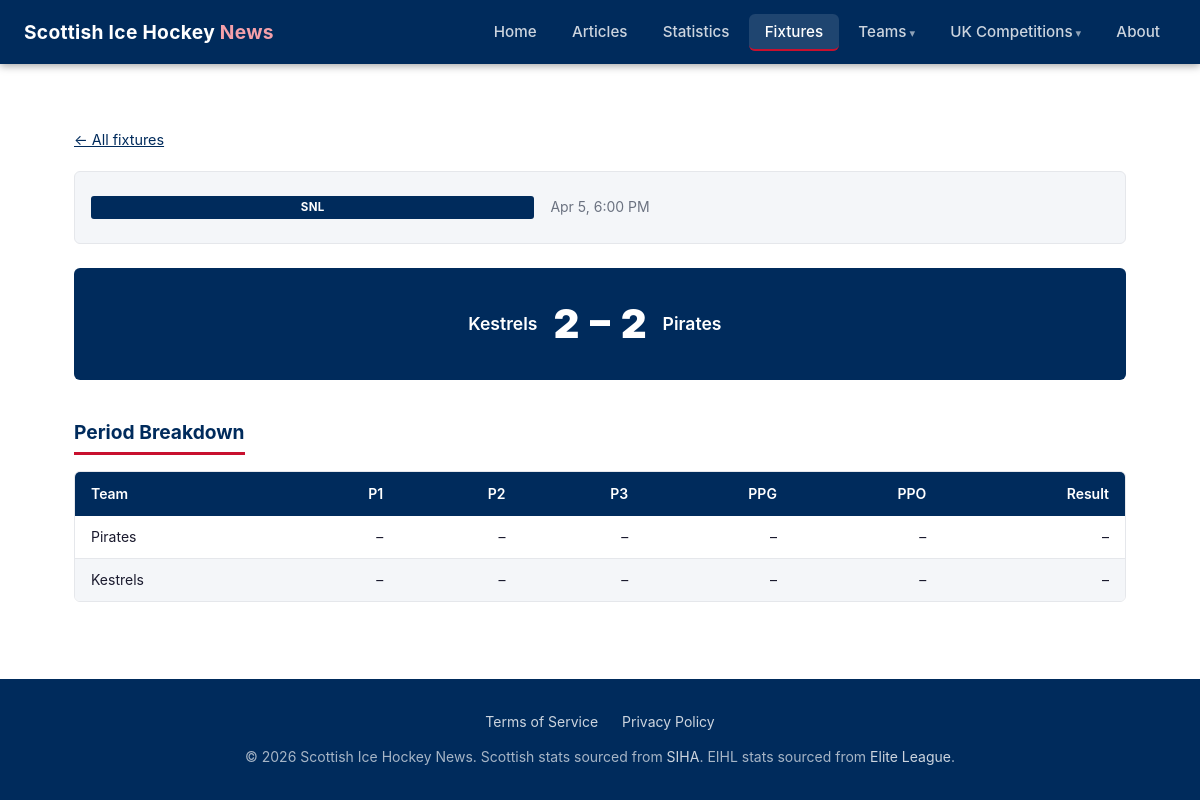
/fixtures/1499847801/, run on an earlier commit of the app's database.
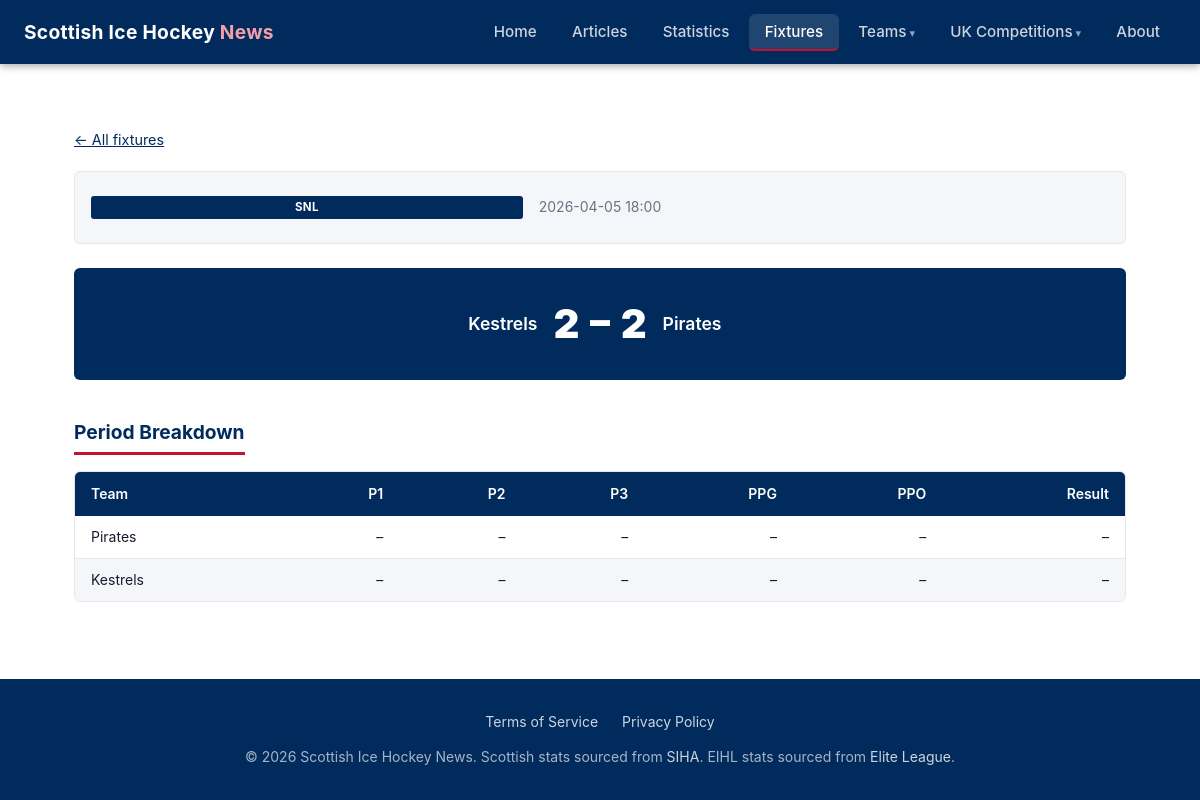
And on a later commit of the database.
### tables this page shows
CREATE TABLE competitions (
            id   INTEGER PRIMARY KEY,
            name TEXT    NOT NULL UNIQUE
        );

CREATE TABLE fixtures (
            event_id       INTEGER PRIMARY KEY,
            competition_id INTEGER NOT NULL REFERENCES competitions(id),
            date           TEXT,
            home_team_id   INTEGER REFERENCES teams(id),
            away_team_id   INTEGER REFERENCES teams(id),
            home_score     INTEGER,
            away_score     INTEGER,
            status         TEXT    NOT NULL DEFAULT 'scheduled',
            scraped_at     TEXT    NOT NULL
        , event_url TEXT, season TEXT NOT NULL DEFAULT '2025-26');

CREATE TABLE teams (
            id   INTEGER PRIMARY KEY,
            slug TEXT    NOT NULL UNIQUE,
            name TEXT    NOT NULL
        );

CREATE TABLE event_period_scores (
            id         INTEGER PRIMARY KEY,
            event_id   INTEGER NOT NULL REFERENCES fixtures(event_id),
            team_id    INTEGER NOT NULL REFERENCES teams(id),
            period_1   INTEGER,
            period_2   INTEGER,
            period_3   INTEGER,
            ppg        INTEGER,
            ppo        INTEGER,
            outcome    TEXT,
            UNIQUE (event_id, team_id)
        );

### web/app.py (the view)
@app.route("/fixtures/<int:event_id>/")
def event_detail(event_id):
    fixtures_map = db_queries.get_fixtures_by_ids([event_id])
    if fixtures_map and fixtures_map[event_id]["status"] != "final":
        return redirect(url_for("fixture_preview", event_id=event_id))
    data = db_queries.get_event_detail(event_id)
    if data is None:
        abort(404)
    skaters = [p for p in data["player_stats"] if p["position"] != "GK"]
    goalkeepers = [p for p in data["player_stats"] if p["position"] == "GK"]
    return render_template(
        "event_detail.html",
        fixture=data["fixture"],
        period_scores=data["period_scores"],
        skaters=skaters,
        goalkeepers=goalkeepers,
    )

### web/app.py (called while the page is built)
@app.template_filter("short_name")
def short_name_filter(db_name):
    return TEAM_DISPLAY.get(db_name, {}).get("short", db_name)

### web/db_queries.py (called while the page is built)
def get_connection():
    conn = sqlite3.connect(DB_PATH)
    conn.row_factory = sqlite3.Row
    conn.execute("PRAGMA journal_mode=WAL")
    conn.execute("PRAGMA foreign_keys=ON")
    return conn

def get_fixtures_by_ids(event_ids):
    if not event_ids:
        return {}
    conn = get_connection()
    try:
        placeholders = ','.join('?' * len(event_ids))
        rows = conn.execute(
            f"""
            SELECT f.event_id, f.date, f.status, f.home_score, f.away_score,
                   ht.name AS home_team, at.name AS away_team
            FROM fixtures f
            JOIN teams ht ON ht.id = f.home_team_id
            JOIN teams at ON at.id = f.away_team_id
            WHERE f.event_id IN ({placeholders})
            """,
            event_ids,
        ).fetchall()
        return {r['event_id']: dict(r) for r in rows}
    finally:
        conn.close()

### web/templates/event_detail.html (shortened to what this page needs)
{% extends "base.html" %}
{% block content %}
<p class="back-link"><a href="{{ url_for('fixtures') }}">&larr; All fixtures</a></p>
<div class="event-header">
  <span class="badge {% if fixture.competition == 'Scottish Cup' %}cup{% endif %}">
    {{ fixture.competition }}
  </span>
  {% if fixture.date %}<span class="text-muted">{{ fixture.date }}</span>{% endif %}
</div>
<div class="event-scoreline">
  <div class="event-team">{{ fixture.home_team | short_name }}</div>
  <div class="event-score">{{ fixture.home_score }} – {{ fixture.away_score }}</div>
  <div class="event-team">{{ fixture.away_team | short_name }}</div>
</div>
{% if period_scores %}
  <h2 class="section-title mt-2">Period Breakdown</h2>
  <div class="table-wrapper">
    <table>
      <thead>
        <tr>
          <th>Team</th>
          <th class="num">P1</th>
          <th class="num">P2</th>
          <th class="num">P3</th>
          <th class="num">PPG</th>
          <th class="num">PPO</th>
          <th class="num">Result</th>
        </tr>
      </thead>
      <tbody>
        {% for p in period_scores %}
          <tr>
            <td>{{ p.team_name | short_name }}</td>
            <td class="num">{{ p.period_1 if p.period_1 is not none else '–' }}</td>
            <td class="num">{{ p.period_2 if p.period_2 is not none else '–' }}</td>
            <td class="num">{{ p.period_3 if p.period_3 is not none else '–' }}</td>
            <td class="num">{{ p.ppg if p.ppg is not none else '–' }}</td>
            <td class="num">{{ p.ppo if p.ppo is not none else '–' }}</td>
            <td class="num">
              {% if p.outcome == 'win' %}
                <span class="outcome-win">W</span>
              {% elif p.outcome == 'loss' %}
                <span class="outcome-loss">L</span>
              {% else %}
                –
              {% endif %}
            </td>
          </tr>
        {% endfor %}
      </tbody>
    </table>
  </div>
{% endif %}
{% endblock %}

### web/templates/base.html (shortened to what this page needs)
<!DOCTYPE html>
<html lang="en">
<head>
  <link rel="stylesheet" href="{{ url_for('static', filename='css/style.css') }}?v={{ static_version }}">
</head>
<body>
<header>
  <a class="site-title" href="{{ url_for('home') }}">
    Scottish Ice Hockey <span>News</span>
  </a>
  <nav id="mainNav">
    <ul>
      <li><a href="{{ url_for('home') }}"
             class="{{ 'active' if request.endpoint == 'home' else '' }}">Home</a></li>
      <li><a href="{{ url_for('articles_list') }}"
             class="{{ 'active' if request.endpoint in ('articles_list', 'article_detail') else '' }}">Articles</a></li>
      {% if league_ctx == 'eihl' %}
        <li><a href="{{ url_for('eihl_statistics') }}"
               class="{{ 'active' if request.endpoint in ('eihl_statistics', 'eihl_stats_skaters', 'eihl_stats_goalies') else '' }}">Statistics</a></li>
      {% elif league_ctx == 'wnihl' %}
        <li><a href="{{ url_for('wnihl_statistics') }}"
               class="{{ 'active' if request.endpoint == 'wnihl_statistics' else '' }}">Statistics</a></li>
      {% else %}
        <li><a href="{{ url_for('statistics') }}"
               class="{{ 'active' if request.endpoint in ('statistics', 'stats_skaters', 'stats_netminders') else '' }}">Statistics</a></li>
      {% endif %}
      {% if league_ctx == 'eihl' %}
        <li><a href="{{ url_for('eihl_fixtures') }}"
               class="{{ 'active' if request.endpoint in ('eihl_fixtures', 'eihl_game_detail') else '' }}">Fixtures</a></li>
      {% elif league_ctx == 'wnihl' %}
        <li><a href="{{ url_for('wnihl_fixtures') }}"
               class="{{ 'active' if request.endpoint == 'wnihl_fixtures' else '' }}">Fixtures</a></li>
      {% else %}
        <li><a href="{{ url_for('fixtures') }}"
               class="{{ 'active' if request.endpoint in ('fixtures', 'event_detail') else '' }}">Fixtures</a></li>
      {% endif %}
      {% if league_ctx == 'eihl' %}
        <li class="nav-dropdown">
          <a href="{{ url_for('eihl_overview') }}"
             class="{{ 'active' if request.endpoint == 'eihl_team_detail' else '' }}">Teams</a>
          <ul class="dropdown-menu">
            {% for db_name, info in eihl_team_display.items() %}
              <li><a href="{{ url_for('eihl_team_detail', slug=info.slug) }}">{{ info.full }}</a></li>
            {% endfor %}
          </ul>
        </li>
      {% else %}
        <li class="nav-dropdown">
          <a href="{{ url_for('teams_list') }}"
             class="{{ 'active' if request.endpoint in ('teams_list', 'team_detail') else '' }}">Teams</a>
        </li>
      {% endif %}
      <li class="nav-dropdown">
        <a href="{{ url_for('home') }}"
           class="{{ 'active' if request.endpoint and (request.endpoint.startswith('eihl') or request.endpoint.startswith('wnihl')) else '' }}">UK Competitions</a>
      </li>
      <li><a href="{{ url_for('about') }}"
             class="{{ 'active' if request.endpoint == 'about' else '' }}">About</a></li>
    </ul>
  </nav>
</header>
<main>
  {% block content %}{% endblock %}
</main>
<footer>
  <div class="footer-links">
    <a href="{{ url_for('terms') }}">Terms of Service</a>
    <a href="{{ url_for('privacy') }}">Privacy Policy</a>
  </div>
  <p>&copy; {{ current_year }} Scottish Ice Hockey News. Scottish stats sourced from <a href="https://www.siha-uk.co.uk" target="_blank" rel="noopener">SIHA</a>. EIHL stats sourced from <a href="https://www.eliteleague.co.uk" target="_blank" rel="noopener">Elite League</a>.</p>
</footer>
</body>
</html>

### web/static/css/style.css (style rules this page uses)
:root { --primary: #002B5C; --accent: #C8102E; --bg: #ffffff; --bg-subtle: #f4f6f9; --text: #1a1a2e; --text-muted: #6b7280; --border: #e5e7eb; --nav-height: 64px; --radius: 6px; }
*, *::before, *::after { box-sizing: border-box; margin: 0; padding: 0; }
body { font-family: -apple-system, BlinkMacSystemFont, 'Segoe UI', Roboto, sans-serif; color: var(--text); background: var(--bg); line-height: 1.6; min-height: 100vh; display: flex; flex-direction: column; }
main { flex: 1; }
a { color: var(--primary); }
header { background: var(--primary); color: #fff; height: var(--nav-height); display: flex; align-items: center; padding: 0 1.5rem; position: sticky; top: 0; z-index: 100; box-shadow: 0 2px 8px rgba(0, 0, 0, 0.35); }
.site-title { font-size: 1.2rem; font-weight: 700; color: #fff; text-decoration: none; margin-right: auto; letter-spacing: 0.3px; }
.site-title span { color: #f4a0aa; }
nav > ul { list-style: none; display: flex; gap: 0.2rem; }
nav a { color: rgba(255, 255, 255, 0.8); text-decoration: none; padding: 0.5rem 1rem; border-radius: var(--radius); font-size: 0.95rem; font-weight: 500; transition: background 0.15s, color 0.15s; white-space: nowrap; }
nav a.active { color: #fff; background: rgba(255, 255, 255, 0.12); border-bottom: 2px solid var(--accent); }
.nav-dropdown { position: relative; }
.nav-dropdown > a::after { content: ' ▾'; font-size: 0.7rem; opacity: 0.7; }
main { max-width: 1100px; margin: 0 auto; padding: 2rem 1.5rem; width: 100%; }
h1, h2, h3 { line-height: 1.3; }
.section-title { font-size: 1.2rem; font-weight: 700; color: var(--primary); margin-bottom: 1rem; padding-bottom: 0.4rem; border-bottom: 3px solid var(--accent); display: inline-block; }
.mt-2 { margin-top: 2rem; }
.text-muted { color: var(--text-muted); font-size: 0.875rem; }
.table-wrapper { overflow-x: auto; border-radius: var(--radius); border: 1px solid var(--border); margin-bottom: 0.5rem; }
table { width: 100%; border-collapse: collapse; font-size: 0.875rem; }
thead th { background: var(--primary); color: #fff; padding: 0.7rem 1rem; text-align: left; font-weight: 600; white-space: nowrap; }
thead th.num { text-align: right; }
tbody tr:nth-child(even) { background: var(--bg-subtle); }
tbody td { padding: 0.6rem 1rem; border-bottom: 1px solid var(--border); white-space: nowrap; }
tbody td.num { text-align: right; font-variant-numeric: tabular-nums; }
tbody tr:last-child td { border-bottom: none; }
.badge { display: inline-block; font-size: 0.72rem; font-weight: 700; padding: 0.15rem 0.45rem; border-radius: 3px; background: var(--primary); color: #fff; letter-spacing: 0.3px; text-transform: uppercase; }
.event-header { display: flex; align-items: center; gap: 0.75rem; margin-bottom: 1rem; }
.event-scoreline { display: grid; grid-template-columns: 1fr auto 1fr; align-items: center; gap: 1rem; background: var(--primary); color: #fff; border-radius: var(--radius); padding: 1.5rem 2rem; margin-bottom: 1rem; }
.event-team { font-size: 1.2rem; font-weight: 700; }
.event-team:first-child { text-align: right; }
.event-score { font-size: 2.5rem; font-weight: 900; text-align: center; font-variant-numeric: tabular-nums; white-space: nowrap; }
.back-link { margin-bottom: 1.25rem; font-size: 0.9rem; }
footer { background: var(--primary); color: rgba(255, 255, 255, 0.65); text-align: center; padding: 2rem 1.5rem; font-size: 0.875rem; margin-top: auto; }
footer a { color: rgba(255, 255, 255, 0.8); text-decoration: none; }
.footer-links { display: flex; justify-content: center; gap: 1.5rem; margin-bottom: 0.75rem; }
.event-header { display: grid; grid-template-columns: 1fr auto 1fr; align-items: center; gap: 1rem; background: var(--bg-subtle); border: 1px solid var(--border); border-radius: var(--radius); padding: 1.5rem 1rem; margin-bottom: 1.5rem; text-align: center; }
.event-team { font-size: 1.1rem; font-weight: 600; }
.event-score { text-align: center; }
.back-link { margin-top: 2rem; font-size: 0.9rem; }
.mt-2 { margin-top: 1.5rem; }

What changed in the data, as far as the page shows it:
changed fixtures: date "Apr 5, 6:00 PM" → "2026-04-05 18:00"
